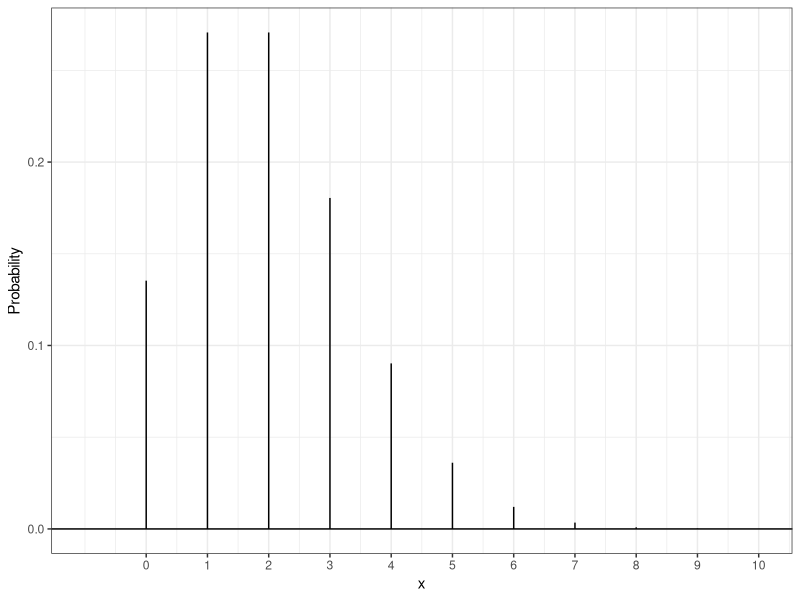
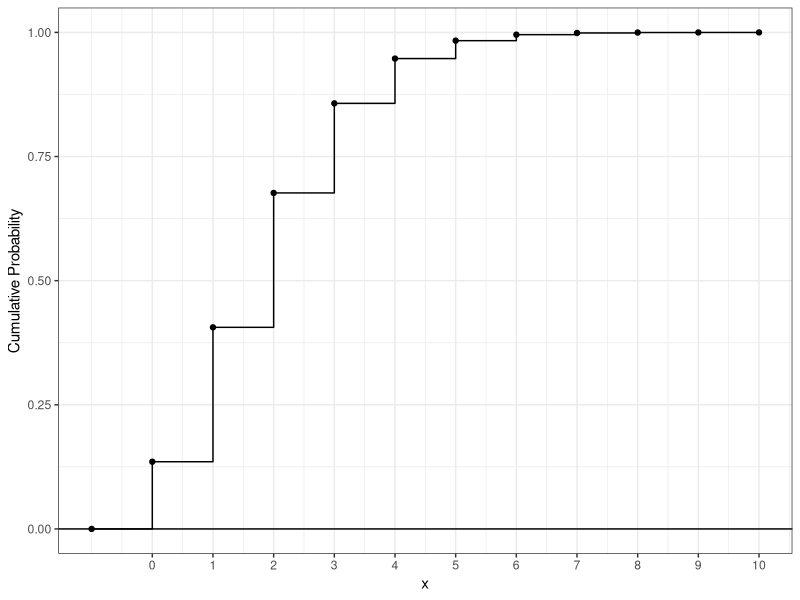
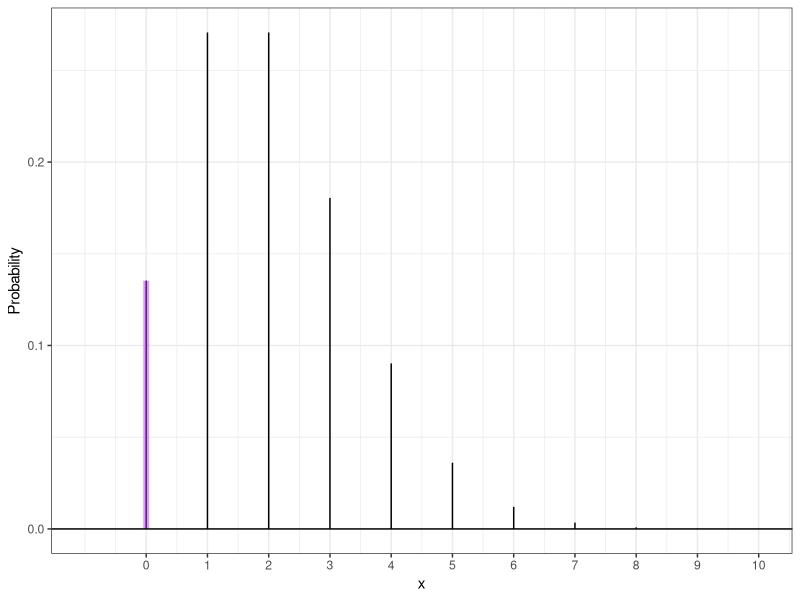
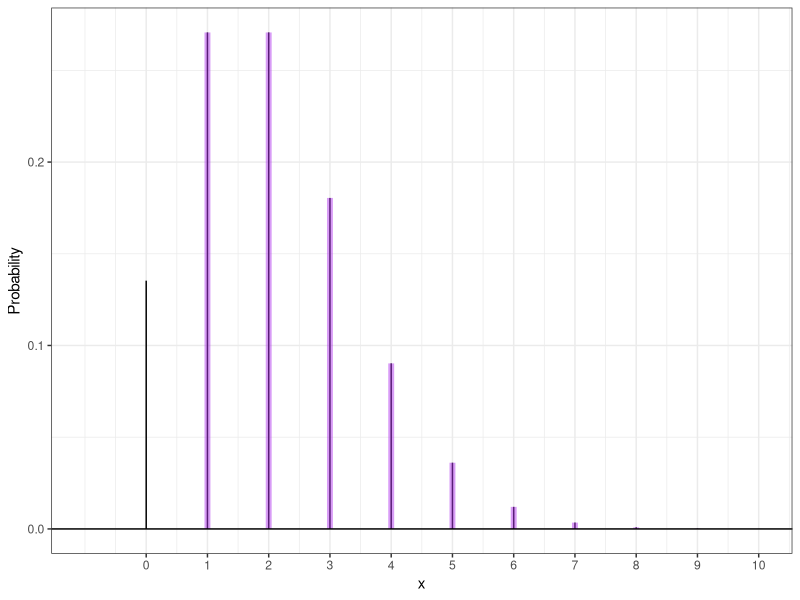
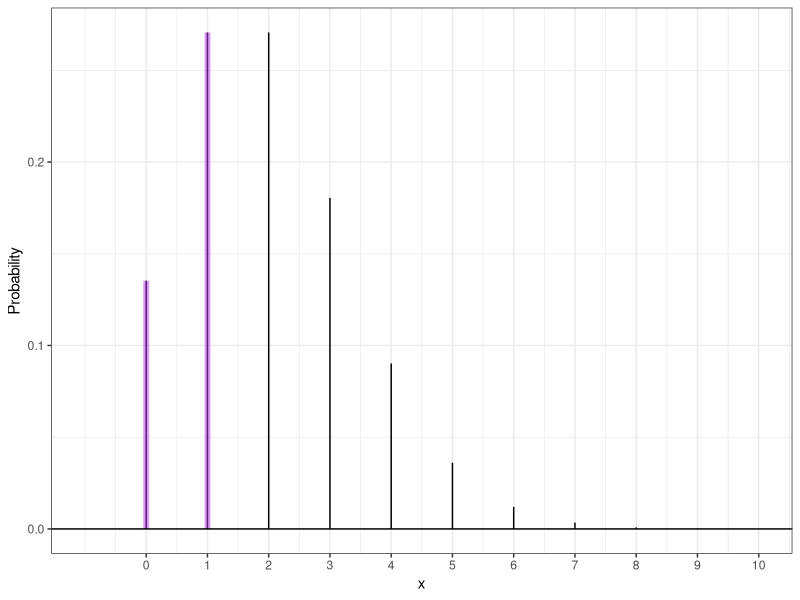
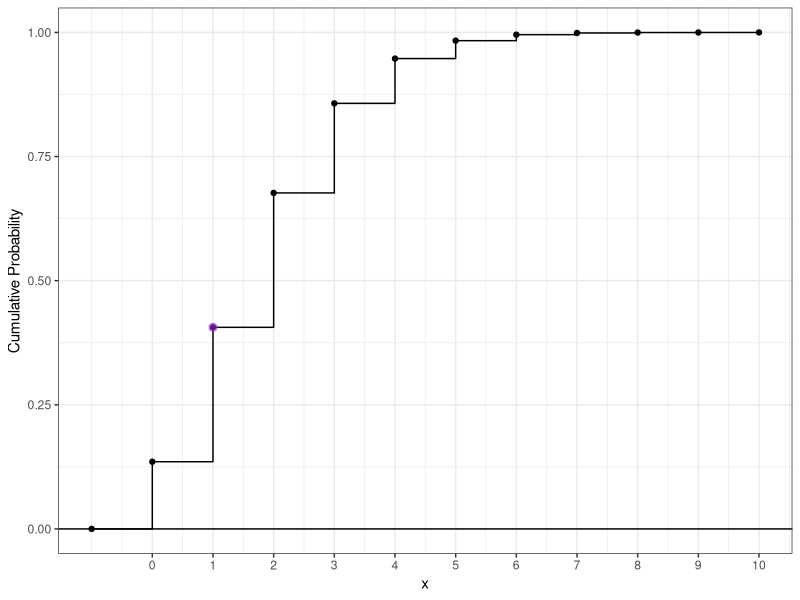
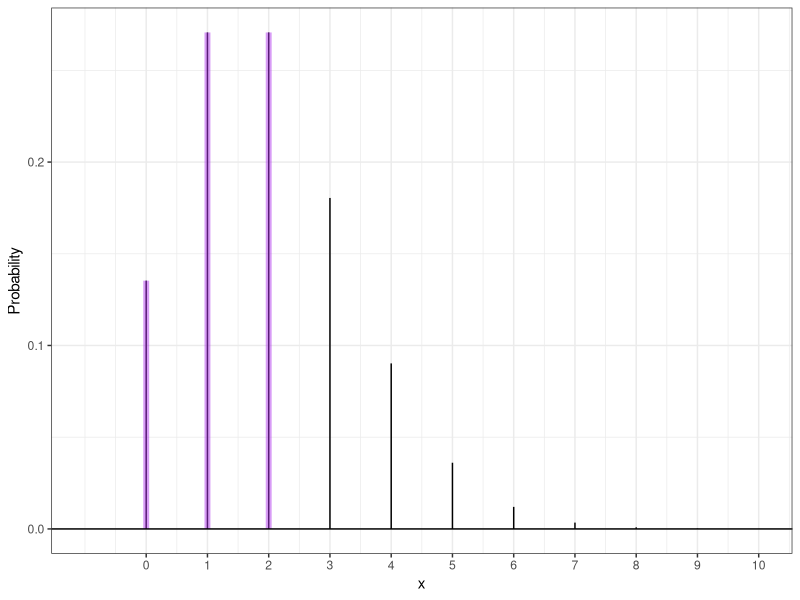
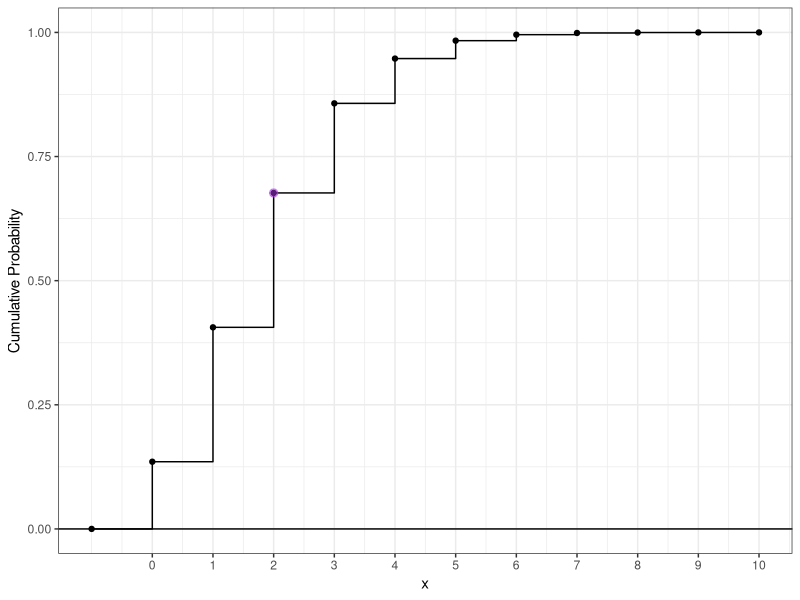

Write the R code that produced these figures, in order.
## ---- chunk 1
#| echo: false

default_chunk_hook  <- knitr::knit_hooks$get("chunk")

latex_font_size <- c("Huge", "huge", "LARGE", "Large", 
                     "large", "normalsize", "small", 
                     "footnotesize", "scriptsize", "tiny")

knitr::knit_hooks$set(chunk = function(x, options) {
  x <- default_chunk_hook(x, options)
  if(options$size %in% latex_font_size) {
    paste0("\n \\", options$size, "\n\n", 
      x, 
      "\n\n \\normalsize"
    )
  } else {
    x
  }
})
knitr::opts_knit$set(root.dir = here::here())
## ---- chunk 2
library(tidyverse)
lambda <- 2
 ggdat <- tibble(x = -1:10) |>
 mutate(PMF = dpois(x, lambda = lambda),
 CDF = ppois(x, lambda = lambda))

PMF.plot <- ggplot() +
 geom_linerange(data = ggdat,
 aes(x = x, ymin = 0, ymax = PMF)) +
 geom_hline(yintercept = 0) +
 scale_x_continuous("x", breaks=0:10) +
 ylab("Probability") +
 theme_bw()

PMF.plot
## ---- chunk 3
CDF.plot <- ggplot() +
 geom_step(data=ggdat, aes(x = x, y = CDF)) +
 geom_point(data=ggdat, aes(x = x, y = CDF)) +
 geom_hline(yintercept = 0) +
 scale_x_continuous("x", breaks=0:10) +
 ylab("Cumulative Probability") +
 theme_bw()
CDF.plot
## ---- chunk 4
PMF.plot <- ggplot() +
 geom_linerange(data = ggdat,
 aes(x = x, ymin = 0, ymax = PMF)) +
 geom_linerange(data = ggdat |> filter(x==0),
 aes(x = x, ymin = 0, ymax = PMF),
 color = "darkorchid2", linewidth=2, alpha=0.50) +
 geom_hline(yintercept = 0) +
 scale_x_continuous("x", breaks=0:10) +
 ylab("Probability") +
 theme_bw()

PMF.plot
## ---- chunk 5
PMF.plot <- ggplot() +
 geom_linerange(data = ggdat,
 aes(x = x, ymin = 0, ymax = PMF)) +
 geom_linerange(data = ggdat |> filter(x!=0),
 aes(x = x, ymin = 0, ymax = PMF),
 color = "darkorchid2", linewidth=2, alpha=0.50) +
 geom_hline(yintercept = 0) +
 scale_x_continuous("x", breaks=0:10) +
 ylab("Probability") +
 theme_bw()

PMF.plot
## ---- chunk 6
PMF.plot <- ggplot() +
 geom_linerange(data = ggdat,
 aes(x = x, ymin = 0, ymax = PMF)) +
 geom_linerange(data = ggdat |> filter(x < 2),
 aes(x = x, ymin = 0, ymax = PMF),
 color = "darkorchid2", linewidth=2, alpha=0.50) +
 geom_hline(yintercept = 0) +
 scale_x_continuous("x", breaks=0:10) +
 ylab("Probability") +
 theme_bw()

PMF.plot
## ---- chunk 7
CDF.plot <- ggplot() +
 geom_step(data=ggdat, aes(x = x, y = CDF)) +
 geom_point(data=ggdat, aes(x = x, y = CDF)) +
 geom_point(data=ggdat |> filter(x==1),
 aes(x = x, y = CDF),
 color="darkorchid2", size=2.5, alpha=0.50) +
 geom_hline(yintercept = 0) +
 scale_x_continuous("x", breaks=0:10) +
 ylab("Cumulative Probability") +
 theme_bw()
CDF.plot
## ---- chunk 8
PMF.plot <- ggplot() +
 geom_linerange(data = ggdat,
 aes(x = x, ymin = 0, ymax = PMF)) +
 geom_linerange(data = ggdat |> filter(x <= 2),
 aes(x = x, ymin = 0, ymax = PMF),
 color = "darkorchid2", linewidth=2, alpha=0.50) +
 geom_hline(yintercept = 0) +
 scale_x_continuous("x", breaks=0:10) +
 ylab("Probability") +
 theme_bw()
PMF.plot
## ---- chunk 9
CDF.plot <- ggplot() +
 geom_step(data=ggdat, aes(x = x, y = CDF)) +
 geom_point(data=ggdat, aes(x = x, y = CDF)) +
 geom_point(data=ggdat |> filter(x==2),
 aes(x = x, y = CDF),
 color="darkorchid2", size=2.5, alpha=0.50) +
 geom_hline(yintercept = 0) +
 scale_x_continuous("x", breaks=0:10) +
 ylab("Cumulative Probability") +
 theme_bw()
CDF.plot
## ---- chunk 10
PMF.plot <- ggplot() +
 geom_linerange(data = ggdat,
 aes(x = x, ymin = 0, ymax = PMF)) +
 geom_linerange(data = ggdat |> filter(x > 2),
 aes(x = x, ymin = 0, ymax = PMF),
 color = "darkorchid2", linewidth=2, alpha=0.50) +
 geom_hline(yintercept = 0) +
 scale_x_continuous("x", breaks=0:10) +
 ylab("Probability") +
 theme_bw()
PMF.plot
## ---- chunk 11
CDF.plot <- ggplot() +
 geom_step(data=ggdat, aes(x = x, y = CDF)) +
 geom_point(data=ggdat, aes(x = x, y = CDF)) +
 geom_point(data=ggdat |> filter(x==2),
 aes(x = x, y = CDF),
 color="darkorchid2", size=2.5, alpha=0.50) +
 geom_hline(yintercept = 0) +
 scale_x_continuous("x", breaks=0:10) +
 ylab("Cumulative Probability") +
 theme_bw()
CDF.plot
## ---- chunk 12
PMF.plot <- ggplot() +
 geom_linerange(data = ggdat,
 aes(x = x, ymin = 0, ymax = PMF)) +
 geom_linerange(data = ggdat |> filter(x >= 2),
 aes(x = x, ymin = 0, ymax = PMF),
 color = "darkorchid2", linewidth=2, alpha=0.50) +
 geom_hline(yintercept = 0) +
 scale_x_continuous("x", breaks=0:10) +
 ylab("Probability") +
 theme_bw()
PMF.plot
## ---- chunk 13
CDF.plot <- ggplot() +
 geom_step(data=ggdat, aes(x = x, y = CDF)) +
 geom_point(data=ggdat, aes(x = x, y = CDF)) +
 geom_point(data=ggdat |> filter(x==1),
 aes(x = x, y = CDF),
 color="darkorchid2", size=2.5, alpha=0.50) +
 geom_hline(yintercept = 0) +
 scale_x_continuous("x", breaks=0:10) +
 ylab("Cumulative Probability") +
 theme_bw()
CDF.plot
## ---- chunk 14
PMF.plot <- ggplot() +
 geom_linerange(data = ggdat,
 aes(x = x, ymin = 0, ymax = PMF)) +
 geom_linerange(data = ggdat |> filter(x <= 2),
 aes(x = x, ymin = 0, ymax = PMF),
 color = "darkorchid2", linewidth=2, alpha=0.50) +
 geom_hline(yintercept = 0) +
 scale_x_continuous("x", breaks=0:10) +
 ylab("Probability") +
 theme_bw()
PMF.plot
## ---- chunk 15
CDF.plot <- ggplot() +
 geom_step(data=ggdat, aes(x = x, y = CDF)) +
 geom_point(data=ggdat, aes(x = x, y = CDF)) +
 geom_point(data=ggdat |> filter(x==2),
 aes(x = x, y = CDF),
 color="darkorchid2", size=2.5, alpha=0.50) +
 geom_hline(yintercept = 0) +
 scale_x_continuous("x", breaks=0:10) +
 ylab("Cumulative Probability") +
 theme_bw()
CDF.plot
## ---- chunk 16
PMF.plot <- ggplot() +
 geom_linerange(data = ggdat,
 aes(x = x, ymin = 0, ymax = PMF)) +
 geom_linerange(data = ggdat |> filter(x <= 2) |> filter(x > 0),
 aes(x = x, ymin = 0, ymax = PMF),
 color = "darkorchid2", linewidth=2, alpha=0.50) +
 geom_hline(yintercept = 0) +
 scale_x_continuous("x", breaks=0:10) +
 ylab("Probability") +
 theme_bw()
PMF.plot
## ---- chunk 17
CDF.plot <- ggplot() +
 geom_step(data=ggdat, aes(x = x, y = CDF)) +
 geom_point(data=ggdat, aes(x = x, y = CDF)) +
 geom_point(data=ggdat |> filter(x==2),
 aes(x = x, y = CDF),
 color="darkorchid2", size=2.5, alpha=0.50) +
 geom_hline(yintercept = 0) +
 scale_x_continuous("x", breaks=0:10) +
 ylab("Cumulative Probability") +
 theme_bw()
CDF.plot
## ---- chunk 18
PMF.plot <- ggplot() +
 geom_linerange(data = ggdat,
 aes(x = x, ymin = 0, ymax = PMF)) +
 geom_linerange(data = ggdat |> filter(x < 2),
 aes(x = x, ymin = 0, ymax = PMF),
 color = "darkorchid2", linewidth=2, alpha=0.50) +
 geom_hline(yintercept = 0) +
 scale_x_continuous("x", breaks=0:10) +
 ylab("Probability") +
 theme_bw()
PMF.plot
## ---- chunk 19
CDF.plot <- ggplot() +
 geom_step(data=ggdat, aes(x = x, y = CDF)) +
 geom_point(data=ggdat, aes(x = x, y = CDF)) +
 geom_point(data=ggdat |> filter(x==1),
 aes(x = x, y = CDF),
 color="darkorchid2", size=2.5, alpha=0.50) +
 geom_hline(yintercept = 0) +
 scale_x_continuous("x", breaks=0:10) +
 ylab("Cumulative Probability") +
 theme_bw()
CDF.plot
## ---- chunk 20
PMF.plot <- ggplot() +
 geom_linerange(data = ggdat,
 aes(x = x, ymin = 0, ymax = PMF)) +
 geom_linerange(data = ggdat |> filter(x < 2) |> filter(x>0),
 aes(x = x, ymin = 0, ymax = PMF),
 color = "darkorchid2", linewidth=2, alpha=0.50) +
 geom_hline(yintercept = 0) +
 scale_x_continuous("x", breaks=0:10) +
 ylab("Probability") +
 theme_bw()
PMF.plot
## ---- chunk 21
CDF.plot <- ggplot() +
 geom_step(data=ggdat, aes(x = x, y = CDF)) +
 geom_point(data=ggdat, aes(x = x, y = CDF)) +
 geom_point(data=ggdat |> filter(x==1),
 aes(x = x, y = CDF),
 color="darkorchid2", size=2.5, alpha=0.50) +
 geom_hline(yintercept = 0) +
 scale_x_continuous("x", breaks=0:10) +
 ylab("Cumulative Probability") +
 theme_bw()
CDF.plot
## ---- chunk 22
 mu <- 3076.88
 sigma <- 344.362

 ggdat <- tibble(x = seq(mu-4*sigma, mu+4*sigma, length.out=1000)) |>
 mutate(PDF = dnorm(x, mean = mu, sd = sigma),
 CDF = pnorm(x, mean = mu, sd = sigma))

## ---- chunk 23
PDF.plot <- ggplot(ggdat) +
 geom_line(aes(x = x, y = PDF)) +
 geom_linerange(data=tibble(x=3076.88) |> mutate(PDF=dnorm(x, mu, sigma)),
 aes(x = x, ymin=0, ymax=PDF), color="darkorchid2")+
 geom_hline(yintercept = 0) +
 xlab("Tensile Strength (MPa)") +
 ylab("Density") +
 theme_bw()

PDF.plot
## ---- chunk 24
PDF.plot <- ggplot(ggdat) +
 geom_line(aes(x = x, y = PDF)) +
 geom_ribbon(aes(x = x, ymin=0, ymax=PDF),
 fill="darkorchid2", alpha=0.50)+
 geom_hline(yintercept = 0) +
 xlab("Tensile Strength (MPa)") +
 ylab("Density") +
 theme_bw()

PDF.plot
## ---- chunk 25
PDF.plot <- ggplot(ggdat) +
 geom_line(aes(x = x, y = PDF)) +
 geom_ribbon(data = ggdat |> filter(x < 2500), aes(x = x, ymin=0, ymax=PDF),
 fill="darkorchid2", alpha=0.50)+
 geom_hline(yintercept = 0) +
 xlab("Tensile Strength (MPa)") +
 ylab("Density") +
 theme_bw()

PDF.plot
## ---- chunk 26
CDF.plot <- ggplot(ggdat) +
 geom_line(aes(x = x, y = CDF)) +
 geom_point(data=tibble(x=2500) |> mutate(CDF=pnorm(x, mu, sigma)),
 aes(x = x, y=CDF), color="darkorchid2")+
 geom_hline(yintercept = 0) +
 xlab("Tensile Strength (MPa)") +
 ylab("Cumulative Probability") +
 theme_bw()
CDF.plot
## ---- chunk 27
PDF.plot <- ggplot(ggdat) +
 geom_line(aes(x = x, y = PDF)) +
 geom_ribbon(data = ggdat |> filter(x < 2500), aes(x = x, ymin=0, ymax=PDF),
 fill="darkorchid2", alpha=0.50)+
 geom_hline(yintercept = 0) +
 xlab("Tensile Strength (MPa)") +
 ylab("Density") +
 theme_bw()

PDF.plot
## ---- chunk 28
CDF.plot <- ggplot(ggdat) +
 geom_line(aes(x = x, y = CDF)) +
 geom_point(data=tibble(x=2500) |> mutate(CDF=pnorm(x, mu, sigma)),
 aes(x = x, y=CDF), color="darkorchid2")+
 geom_hline(yintercept = 0) +
 xlab("Tensile Strength (MPa)") +
 ylab("Cumulative Probability") +
 theme_bw()
CDF.plot
## ---- chunk 29
PDF.plot <- ggplot(ggdat) +
 geom_line(aes(x = x, y = PDF)) +
 geom_ribbon(data = ggdat |> filter(x > 2500), aes(x = x, ymin=0, ymax=PDF),
 fill="darkorchid2", alpha=0.50)+
 geom_hline(yintercept = 0) +
 xlab("Tensile Strength (MPa)") +
 ylab("Density") +
 theme_bw()

PDF.plot
## ---- chunk 30
CDF.plot <- ggplot(ggdat) +
 geom_line(aes(x = x, y = CDF)) +
 geom_point(data=tibble(x=2500) |> mutate(CDF=pnorm(x, mu, sigma)),
 aes(x = x, y=CDF), color="darkorchid2")+
 geom_hline(yintercept = 0) +
 xlab("Tensile Strength (MPa)") +
 ylab("Cumulative Probability") +
 theme_bw()
CDF.plot
## ---- chunk 31
PDF.plot <- ggplot(ggdat) +
 geom_line(aes(x = x, y = PDF)) +
 geom_ribbon(data = ggdat |> filter(x > 2500), aes(x = x, ymin=0, ymax=PDF),
 fill="darkorchid2", alpha=0.50)+
 geom_hline(yintercept = 0) +
 xlab("Tensile Strength (MPa)") +
 ylab("Density") +
 theme_bw()

PDF.plot
## ---- chunk 32
CDF.plot <- ggplot(ggdat) +
 geom_line(aes(x = x, y = CDF)) +
 geom_point(data=tibble(x=2500) |> mutate(CDF=pnorm(x, mu, sigma)),
 aes(x = x, y=CDF), color="darkorchid2")+
 geom_hline(yintercept = 0) +
 xlab("Tensile Strength (MPa)") +
 ylab("Cumulative Probability") +
 theme_bw()
CDF.plot
## ---- chunk 33
PDF.plot <- ggplot(ggdat) +
 geom_line(aes(x = x, y = PDF)) +
 geom_ribbon(data = ggdat |> filter(x > 2500) |> filter(x < 3076.88), aes(x = x, ymin=0, ymax=PDF),
 fill="darkorchid2", alpha=0.50)+
 geom_hline(yintercept = 0) +
 xlab("Tensile Strength (MPa)") +
 ylab("Density") +
 theme_bw()

PDF.plot
## ---- chunk 34
CDF.plot <- ggplot(ggdat) +
 geom_line(aes(x = x, y = CDF)) +
 geom_point(data=tibble(x=2500) |> mutate(CDF=pnorm(x, mu, sigma)), 
 aes(x = x, y=CDF), color="darkorchid2")+
 geom_point(data=tibble(x=3076.88) |> mutate(CDF=pnorm(x, mu, sigma)), 
 aes(x = x, y=CDF), color="darkorchid2")+
 geom_hline(yintercept = 0) +
 xlab("Tensile Strength (MPa)") +
 ylab("Cumulative Probability") +
 theme_bw()
CDF.plot
## ---- chunk 35
dbinom(x = 1, prob = 0.25, size = 1) # P(X = 1 |p=0.25)
# x is the event we want to calculate the probability of, prob is the probability of observing 1, size is the number of trials (always one in the Bernoulli). 
# Essentially, P(X = x).

pbinom(q = 1, prob = 0.25, size = 1) # P(X <= 1 |p=0.25) 
# q is the bar for P(X <= q), prob is the prob of observing 1, size is number of trials again.


qbinom(p = 0.2, prob = 0.25, size = 1) # The 20th percentile
# p is the percentile you want to be found, prob and size are the same as previously.

rbinom(n = 10, prob = 0.25, size = 1) # A random sample
# n is the number of random events, prob and size are the same as before. 
## ---- chunk 36
dbinom(x = 1, prob = 0.25, size = 10) # P(X = 1 |n=10, p=0.25)
# x is the amount of trials the event happens in, prob is the prob the event happens in one trial, and size is the number of trials within that one experiment.

pbinom(q = 1, prob = 0.25, size = 10) # P(X <= 1 |n=10, p=0.25)
# q is the bar in P(X <= q), prob and size are the same as before. This gives the height at the point on the CDF where x = 1. 

qbinom(p = 0.20, prob = 0.25, size = 10) # The 20th percentile
# p is the percentile desired, prob and size are the same.

rbinom(n = 10, prob = 0.25, size = 10) # A random sample
# n is the number of times the entire experiment is completed, prob is the same, and size is the number of independent trials in a single experiment 
## ---- chunk 37
dnbinom(x = 1, prob = 0.35, size = 5) #P(X=1|n=5,p=0.35) - prob of getting exactly 1 failure before the 5th success, when each trial has a 35% success rate

# x corresponds to the number of failures (where the PMF is evaluated), prob is the probabililty of the event of interest occuring, size is the target number of successes. 

pnbinom(q = 1, prob = 0.35, size = 5) #P(X<=1|n=5,p=0.35)
# - prob of 1 (q) or fewer failures before the achieving 5(size) successes, where prob is the probability of success in one trial


qnbinom(p = 0.2, prob = 0.35, size = 5) #The 20th percentile
# inverse CDF - how many failures is the 20th percentile (p) before 5 successes, prob is probability of success in one trial

rnbinom(n = 10, prob = 0.35, size = 5) #A random sample

# n is the number of times the whole experiment is done, size is the number of trials per experiment, prob is the same as before
## ---- chunk 38
dunif(x = 0.20, min = 0, max = 1) #This the height of the PDF at x=0.20

punif(q = 0.20, min = 0, max = 1) #P(X<=0.20|a=0,b=1)
#the probability that a value on the interval [0,1] is less than .2 (q)

qunif(p = 0.90, min = 0, max = 1) #The 90th percentile
# the value at the 90th percentile on the interval [0,1]

runif(n = 5, min = 0, max = 1) #A random sample
#5 random samples from the interval [0,1]. all numbers have an equal likelihood of being chosen
## ---- chunk 39
dlnorm(x = 0.50, meanlog = 0, sdlog = 1) #This is the height of the PDF at x=0.50

plnorm(q = 0.25, meanlog = 0, sdlog = 1) #P(X<=0.25|mu=0,sigma=1)

qlnorm(p = 0.90, meanlog = 0, sdlog = 1) #The 90th percentile

rlnorm(n = 5, meanlog = 0, sdlog = 1) #A random sample
## ---- chunk 40
dexp(x = 0.20, rate = 1) #This the height of the PDF at x=0.20

pexp(q = 2, rate = 1) #P(X<=2|lambda=1)

qexp(p = 0.90, rate = 1) #The 90th percentile

rexp(n = 5, rate = 1) #A random sample
## ---- chunk 41
dgamma(x = 0.20, shape = 2, rate = 1) #This the height of the PDF at x=0.20

pgamma(q = 2, shape = 2, rate = 1) #P(X<=2|alpha=2,beta=1)

qgamma(p = 0.90, shape = 2, rate = 1) #The 90th percentile

rgamma(n = 5, shape = 2, rate = 1) #A random sample
